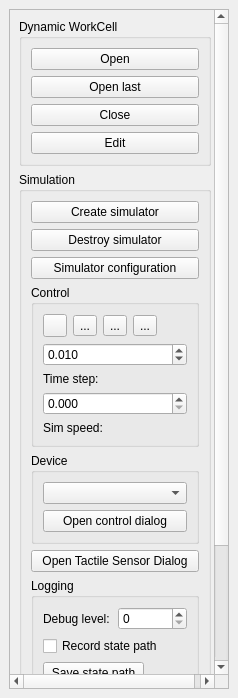
<?xml version="1.0" encoding="UTF-8"?>
<ui version="4.0">
 <class>RWSimPlugin</class>
 <widget class="QDockWidget" name="RWSimPlugin">
  <property name="geometry">
   <rect>
    <x>0</x>
    <y>0</y>
    <width>238</width>
    <height>698</height>
   </rect>
  </property>
  <property name="autoFillBackground">
   <bool>false</bool>
  </property>
  <property name="windowTitle">
   <string>RWSim</string>
  </property>
  <widget class="QWidget" name="dockWidgetContents">
   <layout class="QHBoxLayout" name="horizontalLayout_4">
    <item>
     <widget class="QScrollArea" name="scrollArea">
      <property name="frameShape">
       <enum>QFrame::StyledPanel</enum>
      </property>
      <property name="frameShadow">
       <enum>QFrame::Sunken</enum>
      </property>
      <property name="lineWidth">
       <number>1</number>
      </property>
      <property name="widgetResizable">
       <bool>true</bool>
      </property>
      <widget class="QWidget" name="scrollAreaWidgetContents">
       <property name="geometry">
        <rect>
         <x>0</x>
         <y>0</y>
         <width>201</width>
         <height>738</height>
        </rect>
       </property>
       <layout class="QVBoxLayout" name="verticalLayout_6">
        <item>
         <widget class="QGroupBox" name="groupBox">
          <property name="maximumSize">
           <size>
            <width>16777215</width>
            <height>150</height>
           </size>
          </property>
          <property name="title">
           <string>Dynamic WorkCell</string>
          </property>
          <property name="flat">
           <bool>false</bool>
          </property>
          <property name="checkable">
           <bool>false</bool>
          </property>
          <property name="checked">
           <bool>false</bool>
          </property>
          <layout class="QVBoxLayout" name="verticalLayout_2">
           <property name="leftMargin">
            <number>9</number>
           </property>
           <item>
            <widget class="QPushButton" name="_openDwcBtn">
             <property name="text">
              <string>Open</string>
             </property>
            </widget>
           </item>
           <item>
            <widget class="QPushButton" name="_openLastDwcBtn">
             <property name="text">
              <string>Open last</string>
             </property>
            </widget>
           </item>
           <item>
            <widget class="QPushButton" name="_closeDwcBtn">
             <property name="text">
              <string>Close</string>
             </property>
            </widget>
           </item>
           <item>
            <widget class="QPushButton" name="_editDwcBtn">
             <property name="text">
              <string>Edit</string>
             </property>
            </widget>
           </item>
          </layout>
         </widget>
        </item>
        <item>
         <widget class="QGroupBox" name="groupBox_2">
          <property name="sizePolicy">
           <sizepolicy hsizetype="Expanding" vsizetype="Preferred">
            <horstretch>0</horstretch>
            <verstretch>0</verstretch>
           </sizepolicy>
          </property>
          <property name="title">
           <string>Simulation</string>
          </property>
          <property name="flat">
           <bool>false</bool>
          </property>
          <property name="checkable">
           <bool>false</bool>
          </property>
          <layout class="QVBoxLayout" name="verticalLayout_3">
           <item>
            <widget class="QPushButton" name="_createSimulatorBtn">
             <property name="text">
              <string>Create simulator</string>
             </property>
            </widget>
           </item>
           <item>
            <widget class="QPushButton" name="_destroySimulatorBtn">
             <property name="text">
              <string>Destroy simulator</string>
             </property>
            </widget>
           </item>
           <item>
            <widget class="QPushButton" name="_simConfigBtn">
             <property name="text">
              <string>Simulator configuration</string>
             </property>
            </widget>
           </item>
           <item>
            <widget class="QGroupBox" name="_controlGroupBox">
             <property name="title">
              <string>Control</string>
             </property>
             <layout class="QVBoxLayout" name="verticalLayout_7">
              <item>
               <layout class="QHBoxLayout" name="horizontalLayout_5">
                <item>
                 <widget class="QToolButton" name="_startBtn">
                  <property name="toolTip">
                   <string>Start/resume simulation</string>
                  </property>
                  <property name="text">
                   <string/>
                  </property>
                  <property name="icon">
                   <iconset>
                    <selectedoff>:/forward.png</selectedoff>
                   </iconset>
                  </property>
                 </widget>
                </item>
                <item>
                 <widget class="QToolButton" name="_stepBtn">
                  <property name="toolTip">
                   <string>Step simulation one dt</string>
                  </property>
                  <property name="text">
                   <string>...</string>
                  </property>
                  <property name="icon">
                   <iconset>
                    <selectedoff>:/end.png</selectedoff>
                   </iconset>
                  </property>
                 </widget>
                </item>
                <item>
                 <widget class="QToolButton" name="_stopBtn">
                  <property name="text">
                   <string>...</string>
                  </property>
                  <property name="icon">
                   <iconset>
                    <selectedoff>:/pause.png</selectedoff>
                   </iconset>
                  </property>
                 </widget>
                </item>
                <item>
                 <widget class="QToolButton" name="_resetBtn">
                  <property name="toolTip">
                   <string>Reset the state of the simulator to 
that of RobWorkStudio</string>
                  </property>
                  <property name="text">
                   <string>...</string>
                  </property>
                  <property name="icon">
                   <iconset>
                    <selectedoff>:/reload.png</selectedoff>
                   </iconset>
                  </property>
                 </widget>
                </item>
                <item>
                 <spacer name="horizontalSpacer">
                  <property name="orientation">
                   <enum>Qt::Horizontal</enum>
                  </property>
                  <property name="sizeHint" stdset="0">
                   <size>
                    <width>40</width>
                    <height>20</height>
                   </size>
                  </property>
                 </spacer>
                </item>
               </layout>
              </item>
              <item>
               <widget class="QDoubleSpinBox" name="_timeStepSpin">
                <property name="decimals">
                 <number>3</number>
                </property>
                <property name="maximum">
                 <double>10.000000000000000</double>
                </property>
                <property name="singleStep">
                 <double>0.010000000000000</double>
                </property>
                <property name="value">
                 <double>0.010000000000000</double>
                </property>
               </widget>
              </item>
              <item>
               <widget class="QLabel" name="label">
                <property name="text">
                 <string>Time step:</string>
                </property>
               </widget>
              </item>
              <item>
               <widget class="QDoubleSpinBox" name="_timeScaleSpin">
                <property name="toolTip">
                 <string>&quot;simulation time/Real time&quot; parameter. Increasing this parameter will make the simulator slower than real time. Decreasing it will make it faster. A value of 1 will make the simulation speed as fast as real time. If 0 the simulation will run as fast as posible. 
NOTE: A wanted simulation speed cannot be guarenteed.</string>
                </property>
                <property name="decimals">
                 <number>3</number>
                </property>
                <property name="singleStep">
                 <double>0.010000000000000</double>
                </property>
               </widget>
              </item>
              <item>
               <widget class="QLabel" name="label_3">
                <property name="text">
                 <string>Sim speed:</string>
                </property>
               </widget>
              </item>
             </layout>
            </widget>
           </item>
           <item>
            <widget class="QGroupBox" name="_deviceGroupBox">
             <property name="enabled">
              <bool>true</bool>
             </property>
             <property name="title">
              <string>Device</string>
             </property>
             <layout class="QVBoxLayout" name="verticalLayout">
              <item>
               <widget class="QComboBox" name="_deviceControlBox"/>
              </item>
              <item>
               <widget class="QPushButton" name="_openDeviceCtrlBtn">
                <property name="text">
                 <string>Open control dialog</string>
                </property>
               </widget>
              </item>
             </layout>
            </widget>
           </item>
           <item>
            <widget class="QPushButton" name="_tactileSensorBtn">
             <property name="text">
              <string>Open Tactile Sensor Dialog</string>
             </property>
            </widget>
           </item>
           <item>
            <widget class="QGroupBox" name="_loggingGroupBox">
             <property name="title">
              <string>Logging</string>
             </property>
             <layout class="QVBoxLayout" name="verticalLayout_5">
              <item>
               <layout class="QVBoxLayout" name="verticalLayout_4">
                <property name="spacing">
                 <number>6</number>
                </property>
                <item>
                 <layout class="QHBoxLayout" name="horizontalLayout">
                  <item>
                   <widget class="QLabel" name="label_2">
                    <property name="text">
                     <string>Debug level:</string>
                    </property>
                   </widget>
                  </item>
                  <item>
                   <widget class="QSpinBox" name="_debugLevelSpin"/>
                  </item>
                 </layout>
                </item>
                <item>
                 <widget class="QCheckBox" name="_recordStatePathBox">
                  <property name="text">
                   <string>Record state path</string>
                  </property>
                 </widget>
                </item>
                <item>
                 <widget class="QPushButton" name="_saveStatePathBtn">
                  <property name="maximumSize">
                   <size>
                    <width>101</width>
                    <height>24</height>
                   </size>
                  </property>
                  <property name="text">
                   <string>Save state path</string>
                  </property>
                 </widget>
                </item>
                <item>
                 <widget class="QCheckBox" name="_forceSceneUpdate">
                  <property name="text">
                   <string>Force scene update</string>
                  </property>
                  <property name="checked">
                   <bool>true</bool>
                  </property>
                  <property name="tristate">
                   <bool>false</bool>
                  </property>
                 </widget>
                </item>
                <item>
                 <layout class="QHBoxLayout" name="horizontalLayout_2">
                  <item>
                   <widget class="QDoubleSpinBox" name="_updateIntervalSpin">
                    <property name="toolTip">
                     <string>The update interval in seconds</string>
                    </property>
                    <property name="singleStep">
                     <double>0.010000000000000</double>
                    </property>
                    <property name="value">
                     <double>0.010000000000000</double>
                    </property>
                   </widget>
                  </item>
                  <item>
                   <widget class="QLabel" name="label_4">
                    <property name="text">
                     <string>Update interval</string>
                    </property>
                   </widget>
                  </item>
                 </layout>
                </item>
               </layout>
              </item>
              <item>
               <layout class="QHBoxLayout" name="horizontalLayout_3">
                <item>
                 <widget class="QLabel" name="label_5">
                  <property name="text">
                   <string>Time:</string>
                  </property>
                 </widget>
                </item>
                <item>
                 <widget class="QLabel" name="_timeLbl">
                  <property name="text">
                   <string/>
                  </property>
                 </widget>
                </item>
               </layout>
              </item>
             </layout>
            </widget>
           </item>
           <item>
            <widget class="QPushButton" name="_internalInfoBtn">
             <property name="enabled">
              <bool>false</bool>
             </property>
             <property name="text">
              <string>Open Internal Info Dialog</string>
             </property>
            </widget>
           </item>
          </layout>
         </widget>
        </item>
       </layout>
      </widget>
     </widget>
    </item>
   </layout>
  </widget>
 </widget>
 <tabstops>
  <tabstop>scrollArea</tabstop>
  <tabstop>_openDwcBtn</tabstop>
  <tabstop>_openLastDwcBtn</tabstop>
  <tabstop>_closeDwcBtn</tabstop>
  <tabstop>_editDwcBtn</tabstop>
  <tabstop>_createSimulatorBtn</tabstop>
  <tabstop>_destroySimulatorBtn</tabstop>
  <tabstop>_simConfigBtn</tabstop>
  <tabstop>_startBtn</tabstop>
  <tabstop>_stepBtn</tabstop>
  <tabstop>_stopBtn</tabstop>
  <tabstop>_resetBtn</tabstop>
  <tabstop>_timeStepSpin</tabstop>
  <tabstop>_timeScaleSpin</tabstop>
  <tabstop>_deviceControlBox</tabstop>
  <tabstop>_openDeviceCtrlBtn</tabstop>
  <tabstop>_debugLevelSpin</tabstop>
  <tabstop>_recordStatePathBox</tabstop>
  <tabstop>_saveStatePathBtn</tabstop>
  <tabstop>_forceSceneUpdate</tabstop>
  <tabstop>_updateIntervalSpin</tabstop>
 </tabstops>
 <resources>
  <include location="resources.qrc"/>
 </resources>
 <connections/>
</ui>
